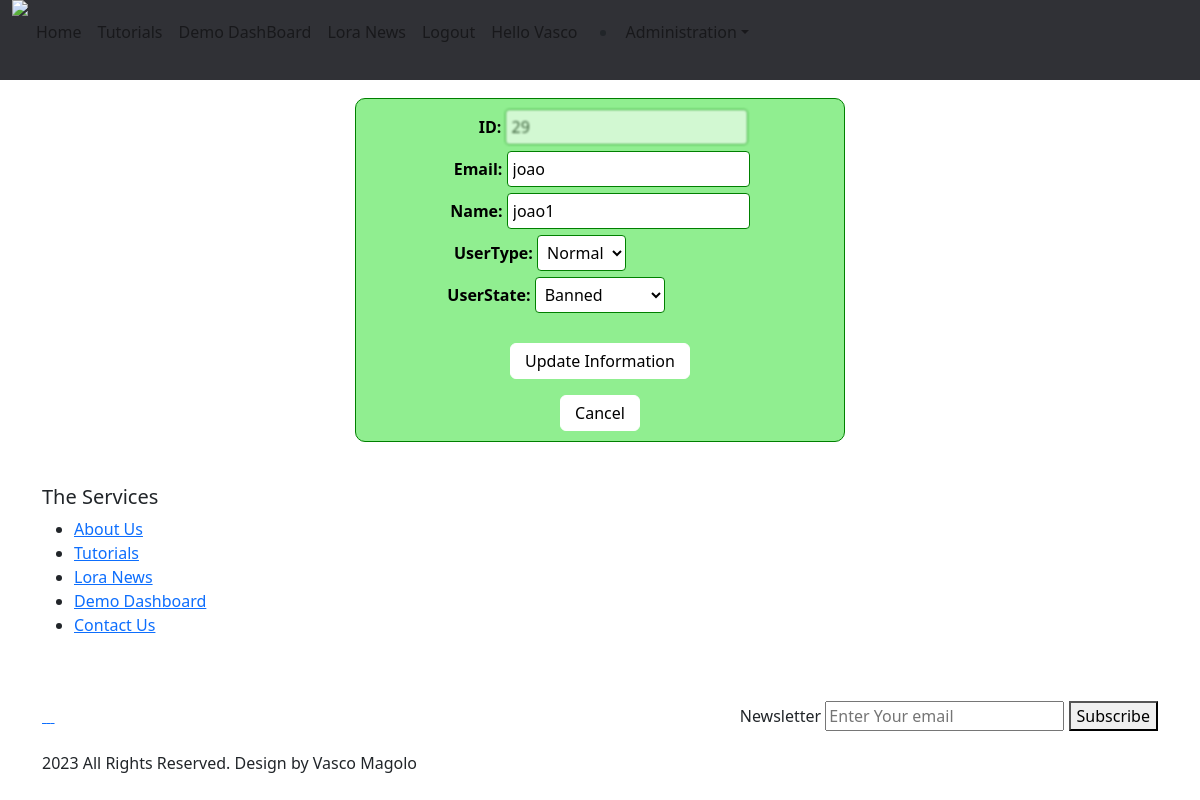
/updateU.php?id=29 (signed in), run on the app's committed database.
### tables this page shows
CREATE TABLE `users` (
  `IDuser` int(11) NOT NULL,
  `login` varchar(100) NOT NULL,
  `pass` varchar(100) NOT NULL,
  `nome` varchar(100) NOT NULL,
  `dataRegisto` timestamp NOT NULL DEFAULT current_timestamp() ON UPDATE current_timestamp(),
  `IDtipo` int(11) DEFAULT NULL,
  `IDestado` int(11) NOT NULL
);

### updateU.php (the view, shortened to what this page needs)
<?php
include ('ligaBD.php');
include ('head.php');
include ('nav.php');
$idToEdit = $_GET['id'];
$query = "SELECT IDuser, login, nome, IDtipo, IDestado from users where IDuser = ". $idToEdit;
$result = mysqli_query($ligaBD, $query);
$row = mysqli_fetch_array($result);
?>
<html>
  <head>
  </head>
<body >
    <div class="bodyEditUser" >
        <div class="containerEditUser" style='overflow-x:0;'>
            <form action="updateUser.php" method='Post'>
                <label class="lblEditUser" for="id" style='margin-left:1.7rem;'>ID:</label>
                <input class="inputEditUser" type="text" id="id" name="id" value="<?php echo $idToEdit; ?>" readOnly = "true"style='color:black;'> <br>
                <label class="lblEditUser" for="login"style='margin-left:0.2rem;'>Email:</label>
                <input class="inputEditUser" type="email" id="login" name="login" value="<?php echo $row[1]; ?>"> <br>
                <label class="lblEditUser" for="name">Name:</label>
                <input class="inputEditUser" type="text" id="name" name="name" value="<?php echo $row[2]; ?>"> <br>
                <label class="lblEditUser" for="idtipo" style='margin-left:-7.5rem;'>UserType:</label>
                <select class="selectEditUser" id="idtipo" name="idtipo" <?php if(($idToEdit == $_SESSION['idU']) and ($row[3] == 1)) echo "disabled"; ?> >
                    <option <?php if($row[3] == 3) echo "selected = 'selected'" ?> value="3">Normal</option>
                </select>
                <br>
                <label class="lblEditUser" for="idestado" style='margin-left:-5.5rem;'>UserState:</label>
                <select class="selectEditUser" id="idestado" name="idestado" <?php if(($idToEdit == $_SESSION['idU']) and ($row[3] == 1)) echo "disabled"; ?> > <br>
                    <option <?php if($row[4] == 2) echo "selected = 'selected'" ?> value="2">Banned</option>
                </select>
                <br> <br>
                <button class="btnEditUser" type="submit" onclick=showAlertEdit()>Update Information</button><p></p>
            </form>
            <button class="btnEditUser" onclick="location.href='listausers.php'">Cancel</button>
        </div>
    </div>
</body>
<?php
include ('footer.php');
?>
</html>

### updateU.php (style rules this page uses)
body { background-color:white !important; }
.bodyEditUser { text-align: center; vertical-align: middle; margin: auto; padding: 18px; padding-left: 25px; padding-right: 25px; position: relative; width:25%; top: 0; left: 0; bottom: 0; right: 0; }
.containerEditUser { padding: 10px 10px 10px 10px; margin-bottom: 10px; background-color: lightgreen; border-radius: 10px; border: 1px solid green; overflow-x: auto; text-align: center; color: black; }
.lblEditUser { font-weight: bold; color: black; }
.inputEditUser { border: 1px solid green; background-color: white; border-radius: 4px; color: black; padding: 5px; margin-bottom: 6px; }
.inputEditUser:read-only { filter: blur(0.8px); opacity: 60%; color: white; }
.selectEditUser { border: 1px solid green; background-color: white; border-radius: 4px; color: black; padding: 5px; margin-bottom: 6px; }
.btnEditUser { border: 1px solid white; background-color: white; color: black; padding-top: 5px; padding-bottom: 5px; padding-left: 14px; padding-right: 14px; border-radius: 6px; }
@media only screen and (max-width:3000px) { .bodyEditUser { width:25%; } }
@media only screen and (max-width:1600px) { .bodyEditUser { width:30%; } }
@media only screen and (max-width:1400px) { .bodyEditUser { width:35%; } }
@media only screen and (max-width:1200px) { .bodyEditUser { width:45%; } }

### data on the page
users: login "joao", name "joao1", idtipo "Normal", idestado "Banned"

### other printed values
$_SESSION['nome'] "Vasco"
